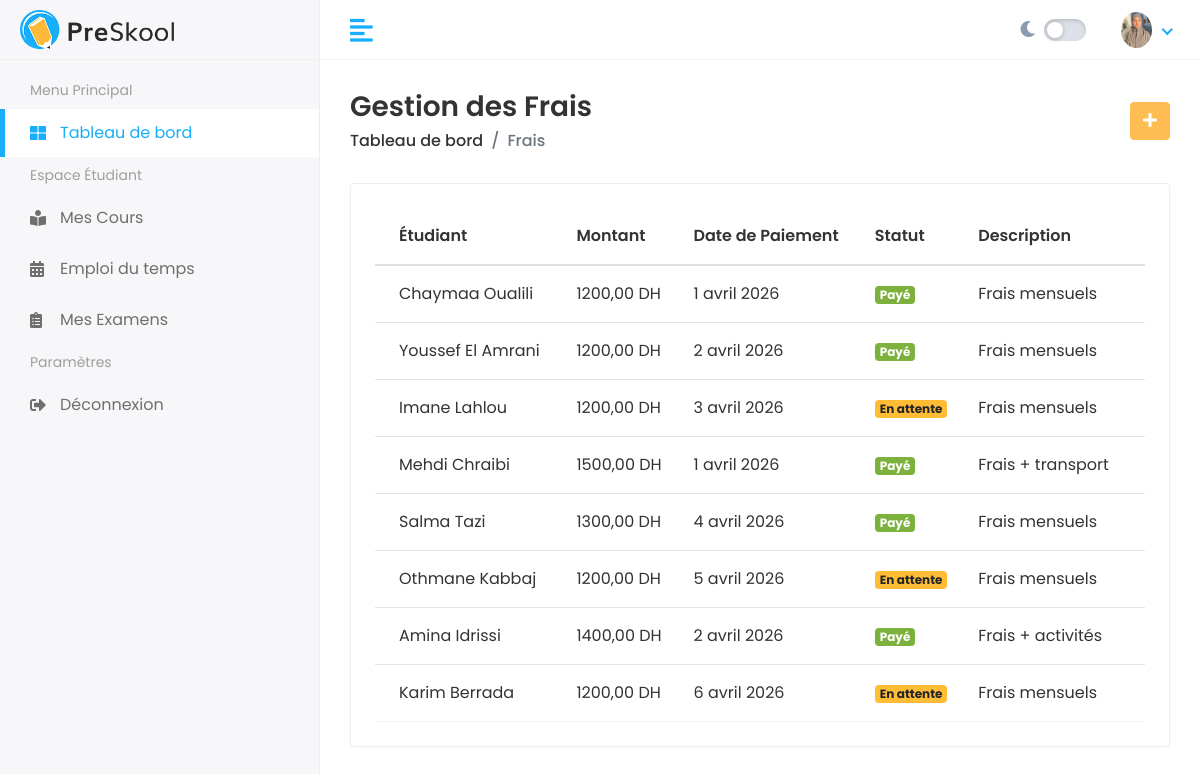
/fr/fees/, run on an earlier commit of the app's database.
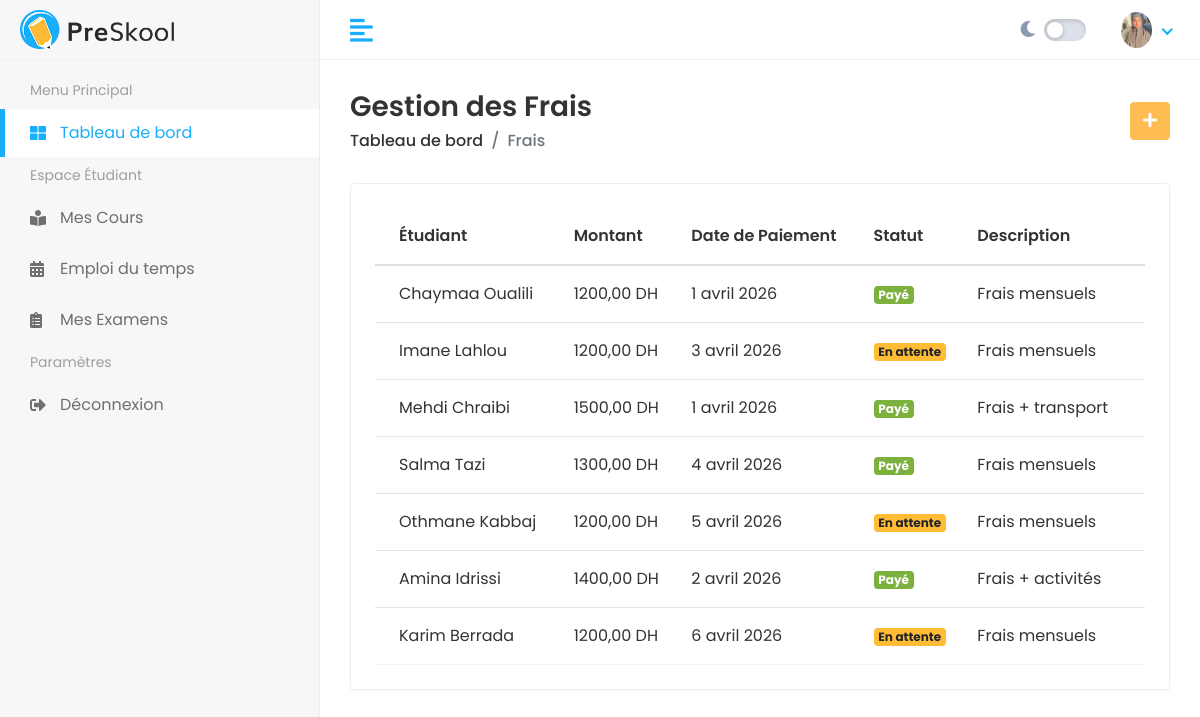
And on a later commit of the database.
### fees/models.py (models this page shows, shortened)
class Fee(models.Model):
    STATUS_CHOICES = [
        ('Paid', 'Payé'),
        ('Pending', 'En attente'),
    ]
    student = models.ForeignKey(Student, on_delete=models.CASCADE, related_name='fees')
    amount = models.DecimalField(max_digits=10, decimal_places=2)
    payment_date = models.DateField(null=True, blank=True)
    status = models.CharField(max_length=20, choices=STATUS_CHOICES, default='Pending')
    description = models.TextField(blank=True, null=True)

### student/models.py (models this page shows, shortened)
class Student(models.Model):
    user = models.OneToOneField(User, on_delete=models.CASCADE, null=True, blank=True, related_name='student_profile')
    parent = models.OneToOneField(Parent, on_delete=models.CASCADE) # Relation 1-à-1
    first_name = models.CharField(max_length=100)
    last_name = models.CharField(max_length=100)
    student_id = models.CharField(max_length=20)
    gender = models.CharField(max_length=10, choices=[('Male','Male'), ('Female','Female')])
    date_of_birth = models.DateField()
    student_class = models.CharField(max_length=50)
    joining_date = models.DateField()
    mobile_number = models.CharField(max_length=15)
    admission_number = models.CharField(max_length=20)
    section = models.CharField(max_length=10)
    student_image = models.ImageField(upload_to='students/', blank=True)

### fees/views.py (the view)
# urls.py: path('', views.fee_list, name='fee_list'),
def fee_list(request):
    fees = Fee.objects.all().select_related('student')
    return render(request, 'fees/list.html', {'fees': fees})

### templates/fees/list.html
{% extends 'Home/base.html' %}
{% load static %}
{% block body %}
<div class="page-header">
    <div class="row align-items-center">
        <div class="col">
            <h3 class="page-title">Gestion des Frais</h3>
            <ul class="breadcrumb">
                <li class="breadcrumb-item"><a href="{% url 'dashboard' %}">Tableau de bord</a></li>
                <li class="breadcrumb-item active">Frais</li>
            </ul>
        </div>
        <div class="col-auto text-right float-right ml-auto">
            <a href="{% url 'fee_add' %}" class="btn btn-primary"><i class="fas fa-plus"></i></a>
        </div>
    </div>
</div>
<div class="row">
    <div class="col-sm-12">
        <div class="card card-table">
            <div class="card-body">
                <div class="table-responsive">
                    <table class="table table-hover table-center mb-0 datatable">
                        <thead>
                            <tr>
                                <th>Étudiant</th>
                                <th>Montant</th>
                                <th>Date de Paiement</th>
                                <th>Statut</th>
                                <th>Description</th>
                            </tr>
                        </thead>
                        <tbody>
                            {% for fee in fees %}
                            <tr>
                                <td>{{ fee.student.first_name }} {{ fee.student.last_name }}</td>
                                <td>{{ fee.amount }} DH</td>
                                <td>{{ fee.payment_date }}</td>
                                <td>
                                    {% if fee.status == 'Paid' %}
                                    <span class="badge badge-success">Payé</span>
                                    {% else %}
                                    <span class="badge badge-warning">En attente</span>
                                    {% endif %}
                                </td>
                                <td>{{ fee.description|default:"-" }}</td>
                            </tr>
                            {% empty %}
                            <tr>
                                <td colspan="5" class="text-center">Aucun enregistrement de frais.</td>
                            </tr>
                            {% endfor %}
                        </tbody>
                    </table>
                </div>
            </div>
        </div>
    </div>
</div>
{% endblock %}

What changed in the data, as far as the page shows it:
removed Fee: student.first_name "Youssef", student.last_name "El Amrani", amount "1200,00", payment_date "2 avril 2026", status "Payé", description "Frais mensuels"
